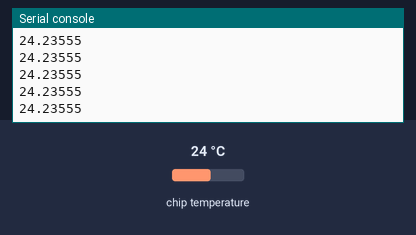
Simulated run of this program. Board: Raspberry Pi Pico running MicroPython. On the bench: the last lines printed to the serial console. The test bench sets the inputs (shaded band); at power-on: chip temperature 24 °C.

Above: at 1.2 s.
1.3 s: chip temperature set to 1 °C
At 2.4 s:
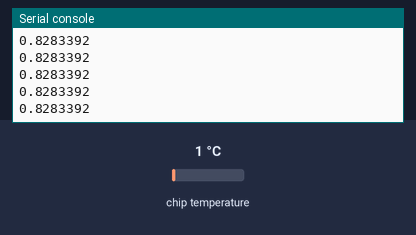
2.8 s: chip temperature set to 11 °C
At 3.4 s:
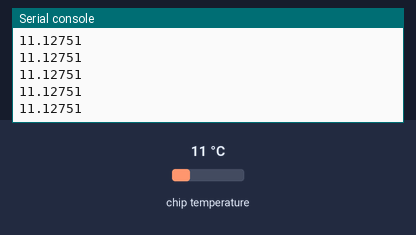
Timing chart, 0 to 4.5 s (numbered marks = the images above; inputs shaded):
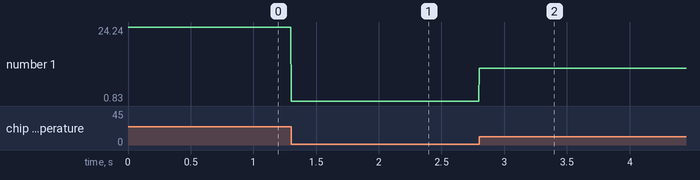

The program:

act1.py
```python
from machine import ADC, Pin # Importa las clases necesarias para hardware
import time                  # Importa la librería para retardos

Sensor = ADC(4)              # Inicializa el canal ADC4 (sensor de temperatura interno)

while True:                  # Inicia un bucle de ejecución infinita

    # Lee el valor crudo de 16 bits (0-65535) y lo convierte a un voltaje (0 a 3.3V)
    Valor = Sensor.read_u16() * (3.3 / 65535)

    # Calcula la temperatura en °C usando la ecuación específica del sensor de la Pico
    Temp = 27 - (Valor - 0.706) / 0.001721

    print(Temp)              # Imprime el valor de la temperatura en la consola
    # (Nota: Faltaría un time.sleep() para no saturar la consola)
```

Measured:
- after the input at 1.3 s, the serial console: prints a new line at once (image 1)
- after the input at 2.8 s, the serial console: prints a new line at once (image 2)
- plotted number 1: 24.24 → 0.83 after the input at 1.3 s, 0.83 → 11.13 after the input at 2.8 s
